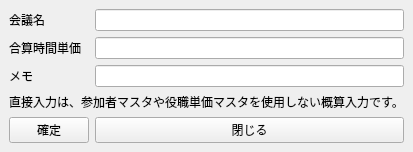
<?xml version="1.0" encoding="UTF-8"?>
<ui version="4.0">
 <class>DirectInputWindow</class>
 <widget class="QMainWindow" name="DirectInputWindow">
  <property name="windowTitle"><string>直接入力</string></property>
  <widget class="QWidget" name="centralwidget">
   <layout class="QFormLayout" name="formLayout">
    <item row="0" column="0"><widget class="QLabel" name="meetingNameLabel"><property name="text"><string>会議名</string></property></widget></item>
    <item row="0" column="1"><widget class="QLineEdit" name="meetingNameLineEdit"/></item>
    <item row="1" column="0"><widget class="QLabel" name="totalHourlyRateLabel"><property name="text"><string>合算時間単価</string></property></widget></item>
    <item row="1" column="1"><widget class="QLineEdit" name="totalHourlyRateLineEdit"/></item>
    <item row="2" column="0"><widget class="QLabel" name="memoLabel"><property name="text"><string>メモ</string></property></widget></item>
    <item row="2" column="1"><widget class="QLineEdit" name="memoLineEdit"/></item>
    <item row="3" column="0" colspan="2"><widget class="QLabel" name="noticeLabel"><property name="text"><string>直接入力は、参加者マスタや役職単価マスタを使用しない概算入力です。</string></property></widget></item>
    <item row="4" column="0"><widget class="QPushButton" name="confirmButton"><property name="text"><string>確定</string></property></widget></item>
    <item row="4" column="1"><widget class="QPushButton" name="closeButton"><property name="text"><string>閉じる</string></property></widget></item>
   </layout>
  </widget>
 </widget>
 <resources/>
 <connections/>
</ui>
